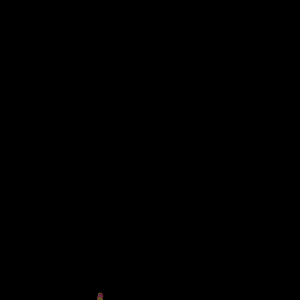
Frame 1 (no input)
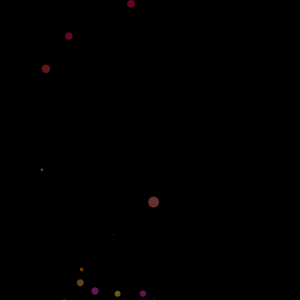
Frame 60 (the mouse pressed at the canvas centre just before this capture)
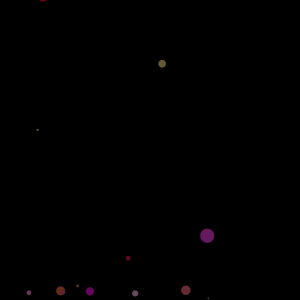
Frame 120 (the mouse held since frame 60 and released just before this capture)

The Processing sketch that drew these frames (run headless with seeded random() and noise(); from frame 60 on, the mouse is pressed at the canvas centre):

// Processing sketch: processing_41735
// ── processing_41735.pde

//Stephanie Callaghan
//Lab Assignment 7.2
//Modification of Nick Senske's GenParticle Demo
//Changes the behavior of the particles so that they change color, fall, bounce, grow/shrink before disappearing from screen

int numParticles = 200;
GenParticle[] p = new GenParticle[numParticles];

void setup() {
  size(300, 300);
  noStroke();
  smooth();
  for (int i = 0; i < p.length; i++) {
    float velX = random(-1, 1);
    float velY = -i;

    p[i] = new myParticle1 (width/3, height, velX, velY, 5.0, width/3, height/3);

  }
}

void draw() {
  fill(0);
  rect(0, 0, width, height);
  fill(255, 60);
  for (int i = 0; i < p.length; i++) {
    p[i].update();
    p[i].regenerate();
    p[i].display();
  }
}

//my sub-class of GenParticle

class myParticle1 extends GenParticle {
  float age;
 
  myParticle1 (float xIn, float yIn, float vxIn, float vyIn, float r, float ox, float oy) {
    super(xIn, yIn, vxIn, vyIn, r, ox, oy);
    age = random(50);
  }
    
    void update() {
    if (y >= height - radius) {
      y = height - radius;
      vy = -0.75 * vy;
    }
    vy = vy + gravity;
    y += vy;
    x += vx;
    age++;
  }
  void display() {
    color c = color(100, random(100), random(100));
    fill(c);
    ellipse(x, y, radius, radius);
    radius= radius + random(-1,1); //changes radius size with age
  }
 
  void regenerate() {
    if (age > 300) {  
      x = originX;
      y = originY;
      vx = random(-1.5, 1.5);  
      vy = random(-1, -0.5);
      age = 0;
      radius = 5.0;
    }
  }
}


class GenParticle extends Particle {
  float originX, originY;

  GenParticle(float xIn, float yIn, float vxIn, float vyIn, float r, float ox, float oy) {
    super(xIn, yIn, vxIn, vyIn, r);
    originX = ox;
    originY = oy;
  }

  void regenerate() {
    if ((x > width + radius) || (x < -radius) ||
        (y > height + radius) || (y < -radius)) {
      x = originX;
      y = originY;
      vx = random(-1.0, 1.0);
      vy = random(-4.0, -2.0);
    }
  }
}

class Particle {
  float x, y; 
  float vx, vy; 
  float radius;
  float gravity = 0.1;
  
  float speed = .5;
  float friction = .5;

  Particle(float xpos, float ypos, float velx, float vely, float r) {
    x = xpos;
    y = ypos;
    vx = velx;
    vy = vely;
    radius = r;
  }

  void update() {
    vy = vy + gravity;
    y += vy;
    x += vx;
    
    speed = speed + gravity;
    speed = speed + friction;
    if (y > height){
      y = height - radius;
      speed = -speed;
    }
  }
  
  void display() {
    ellipse(x, y, radius*2, radius*2);
  }
}
